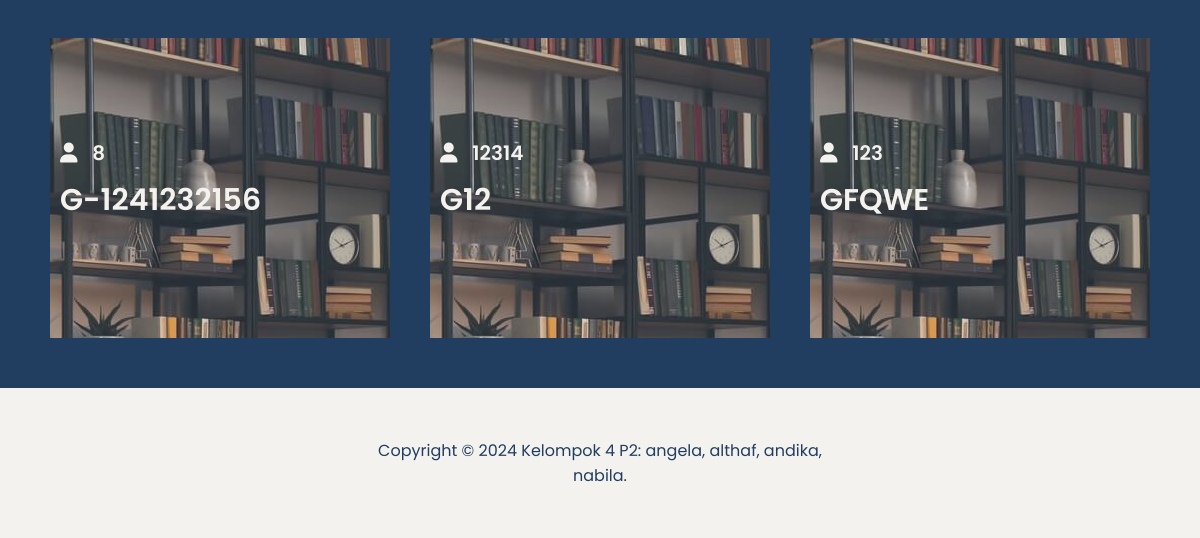
/Dashboard/ (signed in, lower part), run on an earlier commit of the app's database.
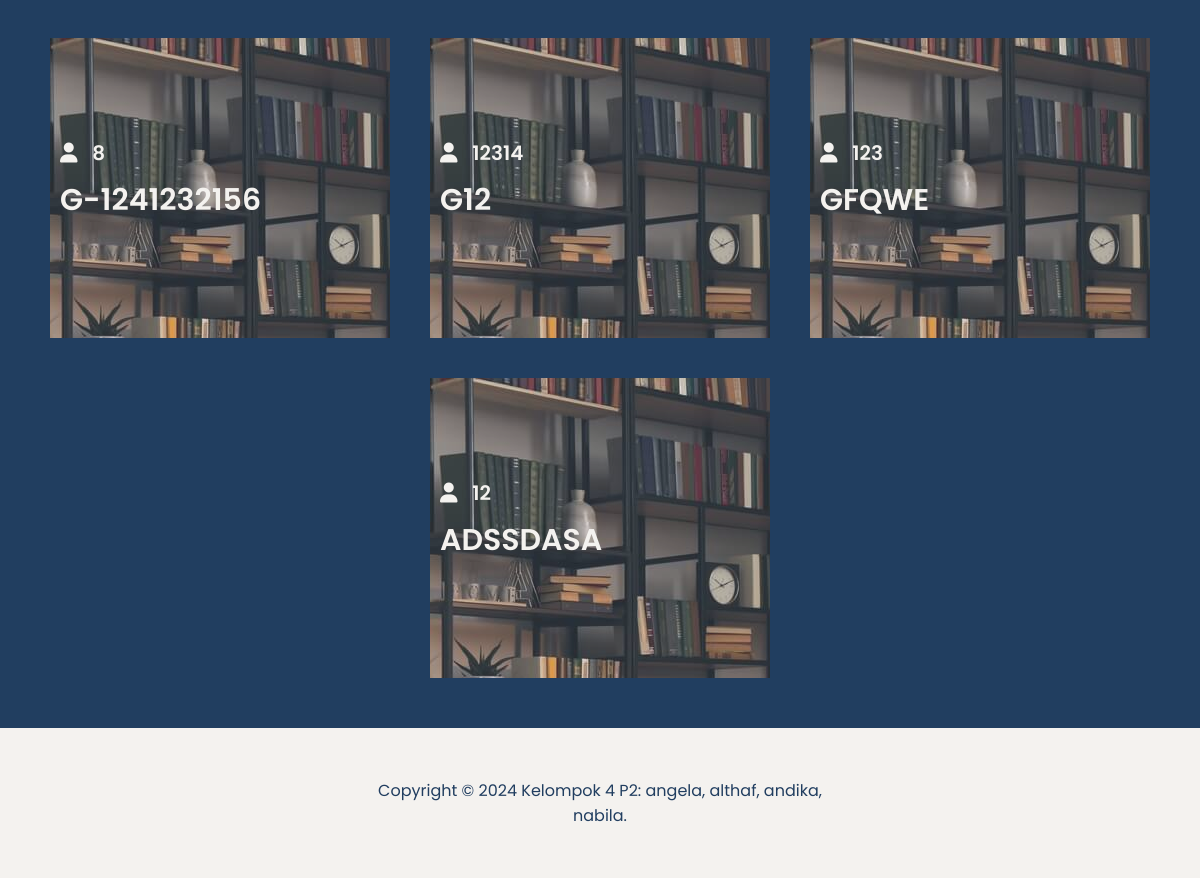
And on a later commit of the database.
### Room/models.py (models this page shows, shortened)
class Room(models.Model):
    IdRuangan = models.CharField(max_length=100, primary_key=True)
    NamaRuangan = models.CharField(max_length=100)
    Kapasitas = models.IntegerField()
    Lokasi = models.TextField(max_length=200)
    Foto = models.ImageField(upload_to='Room')

### Dashboard/views.py (the view)
# urls.py: path('', views.index),
@login_required
def index(request):
    ruangan  = Room.objects.all()
    user_profile = User_Profile.objects.filter(NIM__icontains=request.user).first()
    context = {
        "room": ruangan,
        "title" : "Eduroom",
        "nav": [
            ["/History","History Reservasi"],
        ],
        "profile": user_profile
    }
    return render(request, "Dashboard/index.html", context)

### Dashboard/templates/Dashboard/index.html (shortened to what this page needs)
{% load static %}
<!DOCTYPE html>
<html lang="en">
<head>
    <link rel="stylesheet" href="{% static 'css/homepageStyle.css' %}" />
    <link rel="stylesheet" href="https://cdnjs.cloudflare.com/ajax/libs/font-awesome/6.2.1/css/all.min.css" />
</head>
<body>
<div class="card-container">
    <div class="row">
        {%if request.GET.query%}
            {% if queryset %}
                {% for ruangan in queryset %}
                    <div class="image">
                        <img src="{% static 'img/studyroom.jpg' %}" alt="">
                        <div class="details">
                            <h5><i class="fa fa-user"></i> {{ruangan.Kapasitas}}</h5>
                            <h2>{{ ruangan.IdRuangan }}</h2>
                            <p>{{ ruangan.NamaRuangan }}</p>
                            <div class="more">
                                <a class="read-more" href="{% url 'detailRuangan' %}?IdRuangan={{ ruangan.IdRuangan }}">Read More</a>
                                <div class="icon-links">
                                    <a href="#" data-link="https://kampusmerdeka.kemdikbud.go.id/"><i class="fa fa-paperclip"></i></a>
                                </div>
                            </div>
                        </div>
                    </div>
                {% endfor %}
            {% else %}
                <p style="color: white;">Tidak ada hasil yang ditemukan. <a style="color: white;" href="/Dashboard">Kembali tampilan awal</a></p>
            {% endif %}
        {%else%}
            {% for ruangan in room %}
                <div class="image">
                    <img src="{% static 'img/studyroom.jpg' %}" alt="">
                    <div class="details">
                        <h5><i class="fa fa-user"></i> {{ruangan.Kapasitas}}</h5>
                        <h2>{{ ruangan.IdRuangan }}</h2>
                    </div>
                </div>
            {% endfor %}
        {% endif %}
    </div>
</div>
<footer>
    <div class="wrapper">
        <p class="copyright">Copyright © 2024 Kelompok 4 P2: angela, althaf, andika, nabila.</p>
    </div>
</footer>
</body>
</html>

What changed in the data, as far as the page shows it:
added Room: Kapasitas "12", IdRuangan "ADSSDASA"
